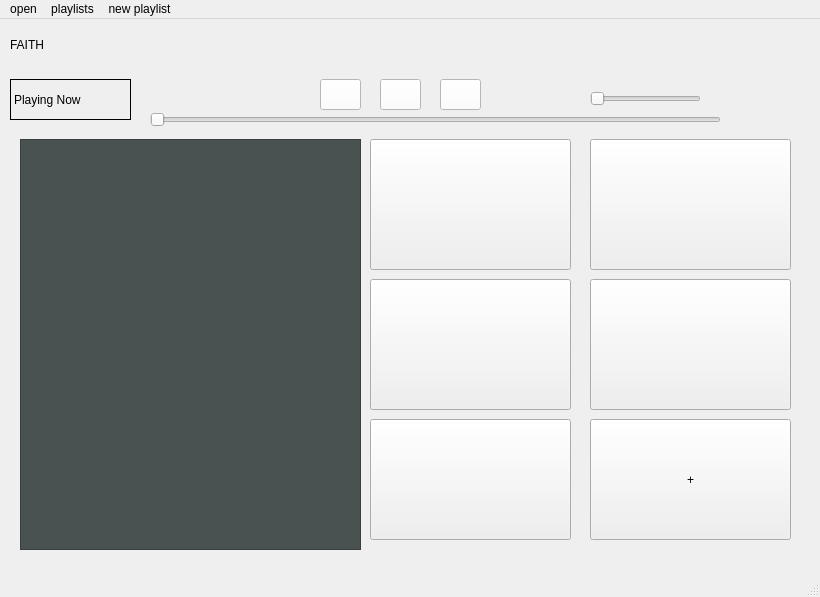
<?xml version="1.0" encoding="UTF-8"?>
<ui version="4.0">
 <class>MainWindow</class>
 <widget class="QMainWindow" name="MainWindow">
  <property name="geometry">
   <rect>
    <x>0</x>
    <y>0</y>
    <width>820</width>
    <height>597</height>
   </rect>
  </property>
  <property name="windowTitle">
   <string>MainWindow</string>
  </property>
  <property name="styleSheet">
   <string notr="true">background-image: radial-gradient( circle 364px at -6% -6.4%,  rgba(95,75,139,1) 16.9%, rgba(128,204,221,1) 88.5% );</string>
  </property>
  <widget class="QWidget" name="centralwidget">
   <widget class="QLabel" name="label_song_name">
    <property name="geometry">
     <rect>
      <x>10</x>
      <y>60</y>
      <width>121</width>
      <height>41</height>
     </rect>
    </property>
    <property name="toolTip">
     <string>&lt;html&gt;&lt;head/&gt;&lt;body&gt;&lt;p&gt;mmmm&lt;/p&gt;&lt;/body&gt;&lt;/html&gt;</string>
    </property>
    <property name="styleSheet">
     <string notr="true">font: rgb(255, 255, 255);
font: 15pt &quot;Segoe UI&quot;;
font: 700 13pt &quot;Segoe UI&quot;;</string>
    </property>
    <property name="frameShape">
     <enum>QFrame::Panel</enum>
    </property>
    <property name="text">
     <string>Playing Now</string>
    </property>
   </widget>
   <widget class="QPushButton" name="pushButton_pause_play">
    <property name="geometry">
     <rect>
      <x>380</x>
      <y>60</y>
      <width>41</width>
      <height>31</height>
     </rect>
    </property>
    <property name="styleSheet">
     <string notr="true">background-color:rgb(255,255,255);</string>
    </property>
    <property name="text">
     <string/>
    </property>
   </widget>
   <widget class="QPushButton" name="pushButton_prev">
    <property name="geometry">
     <rect>
      <x>320</x>
      <y>60</y>
      <width>41</width>
      <height>31</height>
     </rect>
    </property>
    <property name="styleSheet">
     <string notr="true">background-color:rgb(255,255,255);</string>
    </property>
    <property name="text">
     <string/>
    </property>
   </widget>
   <widget class="QPushButton" name="pushButton_next">
    <property name="geometry">
     <rect>
      <x>440</x>
      <y>60</y>
      <width>41</width>
      <height>31</height>
     </rect>
    </property>
    <property name="styleSheet">
     <string notr="true">background-color:rgb(255,255,255);</string>
    </property>
    <property name="text">
     <string/>
    </property>
   </widget>
   <widget class="QSlider" name="horizontalSlider_seek_bar">
    <property name="geometry">
     <rect>
      <x>150</x>
      <y>90</y>
      <width>571</width>
      <height>21</height>
     </rect>
    </property>
    <property name="styleSheet">
     <string notr="true">color::rgb(49, 41, 61)</string>
    </property>
    <property name="orientation">
     <enum>Qt::Horizontal</enum>
    </property>
   </widget>
   <widget class="QSlider" name="horizontalSlider_volume">
    <property name="geometry">
     <rect>
      <x>590</x>
      <y>70</y>
      <width>111</width>
      <height>20</height>
     </rect>
    </property>
    <property name="orientation">
     <enum>Qt::Horizontal</enum>
    </property>
    <property name="invertedControls">
     <bool>true</bool>
    </property>
   </widget>
   <widget class="QLabel" name="label_timer">
    <property name="geometry">
     <rect>
      <x>730</x>
      <y>90</y>
      <width>71</width>
      <height>16</height>
     </rect>
    </property>
    <property name="text">
     <string/>
    </property>
   </widget>
   <widget class="QListWidget" name="listWidget">
    <property name="geometry">
     <rect>
      <x>20</x>
      <y>120</y>
      <width>341</width>
      <height>411</height>
     </rect>
    </property>
    <property name="styleSheet">
     <string notr="true">background-color:rgb(74, 81, 81)</string>
    </property>
   </widget>
   <widget class="QLabel" name="label">
    <property name="geometry">
     <rect>
      <x>10</x>
      <y>0</y>
      <width>161</width>
      <height>51</height>
     </rect>
    </property>
    <property name="styleSheet">
     <string notr="true">font: 700 30pt &quot;ORGANICAL PERSONAL USE&quot;;</string>
    </property>
    <property name="text">
     <string>FAITH</string>
    </property>
   </widget>
   <widget class="QPushButton" name="pablobutton">
    <property name="geometry">
     <rect>
      <x>370</x>
      <y>120</y>
      <width>201</width>
      <height>131</height>
     </rect>
    </property>
    <property name="text">
     <string/>
    </property>
   </widget>
   <widget class="QPushButton" name="sherenbutton">
    <property name="geometry">
     <rect>
      <x>370</x>
      <y>260</y>
      <width>201</width>
      <height>131</height>
     </rect>
    </property>
    <property name="text">
     <string/>
    </property>
   </widget>
   <widget class="QPushButton" name="amrbutton">
    <property name="geometry">
     <rect>
      <x>370</x>
      <y>400</y>
      <width>201</width>
      <height>121</height>
     </rect>
    </property>
    <property name="text">
     <string/>
    </property>
   </widget>
   <widget class="QPushButton" name="zazabutton">
    <property name="geometry">
     <rect>
      <x>590</x>
      <y>120</y>
      <width>201</width>
      <height>131</height>
     </rect>
    </property>
    <property name="text">
     <string/>
    </property>
   </widget>
   <widget class="QPushButton" name="fayrouzbutton">
    <property name="geometry">
     <rect>
      <x>590</x>
      <y>260</y>
      <width>201</width>
      <height>131</height>
     </rect>
    </property>
    <property name="text">
     <string/>
    </property>
   </widget>
   <widget class="QPushButton" name="weekndbutton">
    <property name="geometry">
     <rect>
      <x>590</x>
      <y>400</y>
      <width>201</width>
      <height>121</height>
     </rect>
    </property>
    <property name="styleSheet">
     <string notr="true">font: 50pt &quot;Segoe UI&quot;;</string>
    </property>
    <property name="text">
     <string>+</string>
    </property>
   </widget>
  </widget>
  <widget class="QMenuBar" name="menubar">
   <property name="geometry">
    <rect>
     <x>0</x>
     <y>0</y>
     <width>820</width>
     <height>17</height>
    </rect>
   </property>
   <widget class="QMenu" name="menuopen">
    <property name="title">
     <string>open</string>
    </property>
    <addaction name="actionopen_audio_file"/>
   </widget>
   <widget class="QMenu" name="menuplaylist">
    <property name="title">
     <string>playlists</string>
    </property>
    <addaction name="actionname_playlist"/>
   </widget>
   <widget class="QMenu" name="menunew_playlist">
    <property name="title">
     <string>new playlist</string>
    </property>
   </widget>
   <addaction name="menuopen"/>
   <addaction name="menuplaylist"/>
   <addaction name="menunew_playlist"/>
  </widget>
  <widget class="QStatusBar" name="statusbar"/>
  <action name="actionname_playlist">
   <property name="text">
    <string>name playlist</string>
   </property>
  </action>
  <action name="actionadd_new_playlist">
   <property name="text">
    <string>add new playlist</string>
   </property>
  </action>
  <action name="actionopen_audio_file">
   <property name="text">
    <string>open audio file</string>
   </property>
  </action>
 </widget>
 <resources/>
 <connections/>
</ui>
